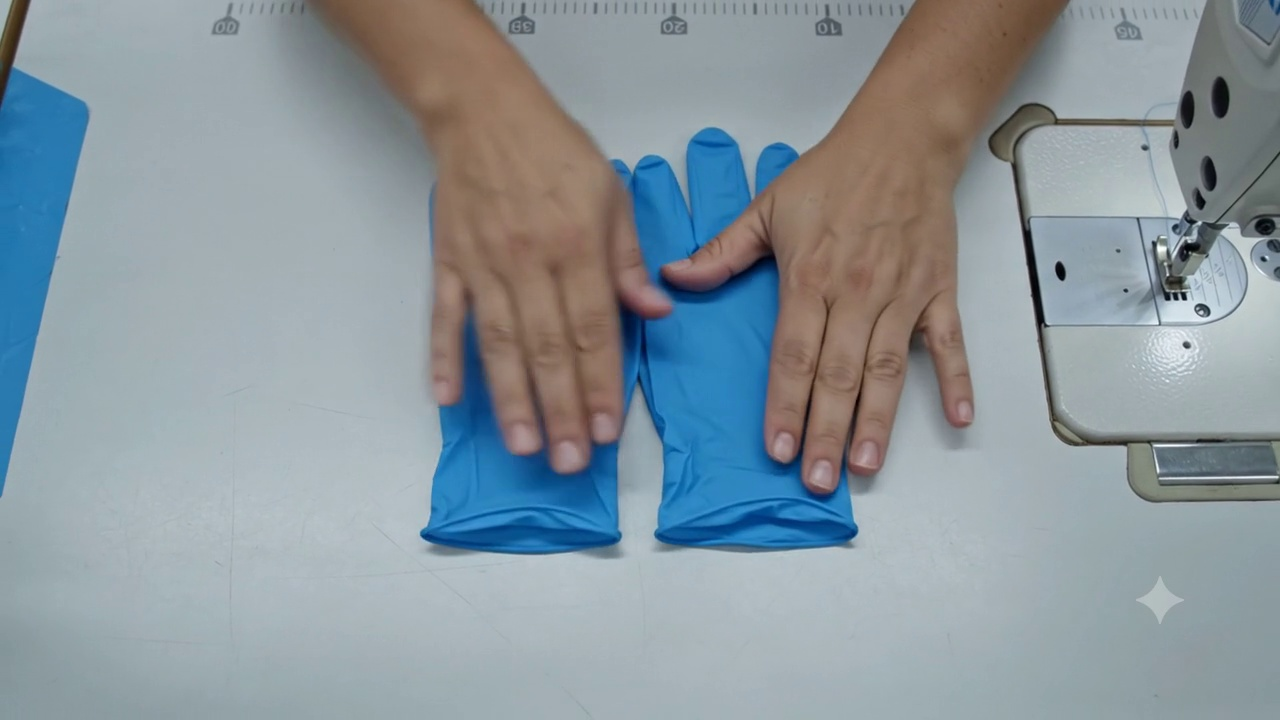
#> input picture temp_frame.jpg, 1280 x 720 px; its folder holds only this picture in this run
$ python -i local_vision.py   (imports and definitions only)
#> lines starting #> are read from the running program, lines starting #| are printed output that depends on the picture; after the words box and inside, x2 and y2 are one past the last pixel; in counts of white or black regions, pixels touching at a corner belong together
#> further down, picture is the input picture: shape (720, 1280, 3); mean B, G, R 157.1, 150.5, 138.7
"""
local_vision.py
================
Substitui completamente a dependencia do Roboflow Workflow API.

Gera objetos `Detection` (mesma classe usada no main.py: class_name,
confidence, bbox) a partir de visao computacional 100% local:

    - Deteccao de MAO  -> MediaPipe Hand Landmarker (modelo local .task)
    - Deteccao de LUVA -> segmentacao de cor (HSV) + tracking por centroide
                          + heuristica geometrica (aspect ratio / area) para
                          diferenciar "luva_aberta" de "luva_dobrada"
    - ZONAS (caixas)   -> NAO sao detectadas por classificador; sao
                          regioes (ROIs) configuraveis, desenhadas
                          visualmente no frontend (StationZonesPage) e
                          salvas na tabela "zones" do Supabase. Cada
                          zona tem um zone_type (ex.: PACKAGING_BOX,
                          DISCARD_BOX) e so' emite deteccao quando uma
                          luva JA CONFIRMADA COMO DOBRADA tem seu
                          centroide dentro dela. Isso reproduz
                          fielmente o evento "detectar quando a luva
                          dobrada e' colocada dentro da caixa
                          [de embalagem/descarte]" (e nao apenas
                          "caixa esta visivel", que e' sempre
                          verdade numa camera fixa).

Este modulo foi desenhado para ser um DROP-IN replacement de
`run_workflow_api()`: a funcao `detect_local(frame)` devolve
`List[Detection]` com os MESMOS nomes de classe que o main.py ja
espera (HAND_CLASSES / GLOVE_CLASSES / PACKAGING_CLASSES /
DISCARD_CLASSES), entao o CycleManager, EventWriter,
ProductionRepository e Supabase NAO precisam mudar quando as zonas
sao alteradas — so' o que muda e' QUAIS zonas existem, vindas do
banco.

Quando um modelo YOLO local (.pt) treinado especificamente para essa
operacao estiver disponivel, basta substituir o corpo de
`GloveDetector.detect()` (e opcionalmente `HandDetector.detect()`)
pela inferencia do YOLO, mantendo o mesmo contrato de retorno.
"""

import os
import time
import urllib.request
from dataclasses import dataclass, field
from typing import Dict, List, Optional, Tuple

import cv2
import numpy as np

# ============================================================
# Detection (mesma interface do main.py)
# ============================================================
# Importado de dentro do main.py em tempo de execucao para evitar
# import circular; aqui recriamos a mesma dataclass de forma
# independente e o main.py usa esta versao unica (ver integracao).


@dataclass
class Detection:
    class_name: str
    confidence: float
    bbox: Tuple[int, int, int, int]

    # [4 lines left out: function center, not called in this run]


# ============================================================
# CONFIGURACOES (todas via .env, com defaults calibrados no
# video de teste enviado — ajuste para a camera real)
# ============================================================

# --- MediaPipe Hand Landmarker ---
HAND_MODEL_PATH = os.getenv("HAND_MODEL_PATH", "hand_landmarker.task")
HAND_MODEL_URL = (
    "https://storage.googleapis.com/mediapipe-models/hand_landmarker/"
    "hand_landmarker/float16/1/hand_landmarker.task"
)
HAND_MIN_DETECTION_CONFIDENCE = float(
    os.getenv("HAND_MIN_DETECTION_CONFIDENCE", "0.5")
)
HAND_MAX_NUM_HANDS = int(os.getenv("HAND_MAX_NUM_HANDS", "2"))
HAND_BBOX_MARGIN_PX = int(os.getenv("HAND_BBOX_MARGIN_PX", "25"))

# --- Segmentacao de cor da luva (HSV) ---
# Default calibrado para luva VERDE. Se a luva real for de outra cor,
# ajuste GLOVE_HSV_LOWER / GLOVE_HSV_UPPER no .env (formato "H,S,V").
GLOVE_HSV_LOWER = np.array(
    [int(v) for v in os.getenv("GLOVE_HSV_LOWER", "40,40,40").split(",")]
)
GLOVE_HSV_UPPER = np.array(
    [int(v) for v in os.getenv("GLOVE_HSV_UPPER", "90,255,255").split(",")]
)
GLOVE_MIN_AREA_PX = int(os.getenv("GLOVE_MIN_AREA_PX", "1200"))

# --- Heuristica aberta -> dobrada ---
# Luva "aberta" tem aspect ratio alto (comprida/esticada).
# Luva "dobrada" fica mais compacta: aspect ratio cai E a area cai em
# relacao a maior area ja observada para aquele objeto rastreado.
GLOVE_OPEN_ASPECT_MIN = float(os.getenv("GLOVE_OPEN_ASPECT_MIN", "1.5"))
GLOVE_FOLDED_ASPECT_MAX = float(os.getenv("GLOVE_FOLDED_ASPECT_MAX", "1.3"))
GLOVE_FOLDED_AREA_RATIO_MAX = float(
    os.getenv("GLOVE_FOLDED_AREA_RATIO_MAX", "0.65")
)
GLOVE_FOLD_CONFIRM_FRAMES = int(os.getenv("GLOVE_FOLD_CONFIRM_FRAMES", "3"))

# --- Tracking simples por centroide (para nao contar a mesma luva 2x) ---
TRACK_MAX_DISTANCE_PX = int(os.getenv("TRACK_MAX_DISTANCE_PX", "120"))
TRACK_MAX_MISSED_FRAMES = int(os.getenv("TRACK_MAX_MISSED_FRAMES", "10"))

# --- Margem extra ao redor de cada zona de caixa para considerar que
# a MAO ainda esta "na caixa" (segurando/soltando a luva). Sem essa
# margem, a mao sairia da deteccao um pouco antes do previsto porque
# a ROI da caixa e' desenhada nas bordas internas do papelao.
HAND_BOX_MARGIN_PX = int(os.getenv("HAND_BOX_MARGIN_PX", "40"))


# ============================================================
# ZONAS DINAMICAS (vindas do Supabase, configuradas no frontend)
# ============================================================
# Cada zona: {"id":..., "name":..., "zone_type":..., "frac": (x1,y1,x2,y2)}
# "frac" esta em 0..1, independente da resolucao real do frame — o
# frontend salva coordinates em PORCENTAGEM (0..100) e o main.py
# converte para fracao (0..1) antes de chamar configure_zones().

_ZONES: List[dict] = []

# Fallback: se nenhuma zona vier do Supabase (ex.: banco offline, ou
# estacao ainda sem nenhuma zona cadastrada), usa o BOX_ROI do .env
# como uma unica zona do tipo PACKAGING_BOX, pra nao quebrar
# setups antigos/testes locais sem banco.
_fallback_roi_raw = os.getenv("BOX_ROI", "0.62,0.10,1.0,1.0")
_FALLBACK_ZONE = {
    "id": None,
    "name": "fallback_env (BOX_ROI)",
    "zone_type": "PACKAGING_BOX",
    "frac": tuple(float(v) for v in _fallback_roi_raw.split(",")),
}

# Mapeia o zone_type (igual ao que o frontend salva na coluna
# "zone_type" da tabela "zones") para a classe de deteccao que o
# CycleManager (main.py) reconhece via PACKAGING_CLASSES /
# DISCARD_CLASSES. Zonas com zone_type nao mapeado aqui (ex.:
# INSPECTION, DANGER, STORAGE, ASSEMBLY) sao ignoradas pela logica
# de ciclo, mas continuam sendo desenhadas no streaming.
ZONE_TYPE_CLASS_MAP: Dict[str, str] = {
    "PACKAGING_BOX": "caixa_embalagem",
    "DISCARD_BOX": "caixa_descarte",
}


# [7 lines left out: function configure_zones, not called in this run]


def _active_zones() -> List[dict]:
    """Zonas configuradas via Supabase, ou o fallback do .env se
    nao houver nenhuma."""

    return _ZONES if _ZONES else [_FALLBACK_ZONE]


def _zone_pixels(zone: dict, frame_shape) -> Tuple[int, int, int, int]:
    h_frame, w_frame = frame_shape[:2]
    x1, y1, x2, y2 = zone["frac"]
    return (
        int(x1 * w_frame),
        int(y1 * h_frame),
        int(x2 * w_frame),
        int(y2 * h_frame),
    )


# ============================================================
# HAND DETECTOR (MediaPipe Tasks - HandLandmarker, 100% local)
# ============================================================

class HandDetector:
    """Detecta maos usando o MediaPipe Hand Landmarker (modelo local)."""

    # [104 lines left out: functions __init__, _ensure_model, _load_detector, detect, not called in this run]


# ============================================================
# TRACKING SIMPLES POR CENTROIDE (evita contar a mesma luva 2x)
# ============================================================

@dataclass
class GloveTrack:
    track_id: int
    bbox: Tuple[int, int, int, int]
    center: Tuple[int, int]
    max_area: float
    consecutive_folded_frames: int = 0
    folded_confirmed: bool = False
    missed_frames: int = 0
    last_seen_monotonic: float = field(default_factory=time.monotonic)


class GloveTracker:
    """Tracker por centroide (leve, sem dependencias externas).

    Suficiente aqui porque tipicamente ha' NO MAXIMO UMA luva relevante
    em cena por vez. Mantem o estado (area maxima ja vista, quantos
    frames consecutivos em formato "dobrado") por ID persistente, o
    que e' a base da logica temporal pedida (nao contar a mesma luva
    varias vezes, e so' considerar "dobrada" apos evolucao real a
    partir do estado "aberta").
    """

    def __init__(self):
        self._tracks: dict[int, GloveTrack] = {}
        self._next_id = 1

    def update(self, raw_boxes: List[Tuple[int, int, int, int, float]]):
        """raw_boxes: lista de (x1,y1,x2,y2,area) detectados neste frame.

        Retorna lista de (track, is_new) para os tracks atualizados
        neste frame.
        """
        updated = []
        used_track_ids = set()

        for (x1, y1, x2, y2, area) in raw_boxes:
            cx, cy = int((x1 + x2) / 2), int((y1 + y2) / 2)

            best_id = None
            best_dist = TRACK_MAX_DISTANCE_PX

            for tid, track in self._tracks.items():
                if tid in used_track_ids:
                    continue
                tcx, tcy = track.center
                dist = ((cx - tcx) ** 2 + (cy - tcy) ** 2) ** 0.5
                if dist < best_dist:
                    best_dist = dist
                    best_id = tid

            if best_id is not None:
                track = self._tracks[best_id]
                track.bbox = (x1, y1, x2, y2)
                track.center = (cx, cy)
                track.max_area = max(track.max_area, area)
                track.missed_frames = 0
                track.last_seen_monotonic = time.monotonic()
                used_track_ids.add(best_id)
                updated.append((track, False))
            else:
                new_track = GloveTrack(
                    track_id=self._next_id,
                    bbox=(x1, y1, x2, y2),
                    center=(cx, cy),
                    max_area=area,
                )
                self._tracks[self._next_id] = new_track
                used_track_ids.add(self._next_id)
                updated.append((new_track, True))
                self._next_id += 1

        # Envelhece tracks nao vistos neste frame; remove os antigos.
        stale_ids = []
        for tid, track in self._tracks.items():
            if tid not in used_track_ids:
                track.missed_frames += 1
                if track.missed_frames > TRACK_MAX_MISSED_FRAMES:
                    stale_ids.append(tid)

        for tid in stale_ids:
            del self._tracks[tid]

        return updated


# ============================================================
# GLOVE DETECTOR (segmentacao HSV + tracking + heuristica de dobra
# + verificacao contra as ZONAS dinamicas do Supabase)
# ============================================================

class GloveDetector:
    """Detecta a luva por cor e classifica o estado (aberta/dobrada).

    Substituivel no futuro por um YOLO treinado: basta trocar o corpo
    de `_segment()` por inferencia do modelo e manter o resto (o
    tracking + heuristica de dobra + verificacao de zonas continuam
    validos mesmo com boxes vindas de um YOLO real).
    """

    def __init__(self):
        self.tracker = GloveTracker()

    def _segment(self, frame_bgr) -> List[Tuple[int, int, int, int, float]]:
        hsv = cv2.cvtColor(frame_bgr, cv2.COLOR_BGR2HSV)
#> hsv: shape (720, 1280, 3); mean H, S, V 84.4, 53.9, 164.7
        mask = cv2.inRange(hsv, GLOVE_HSV_LOWER, GLOVE_HSV_UPPER)
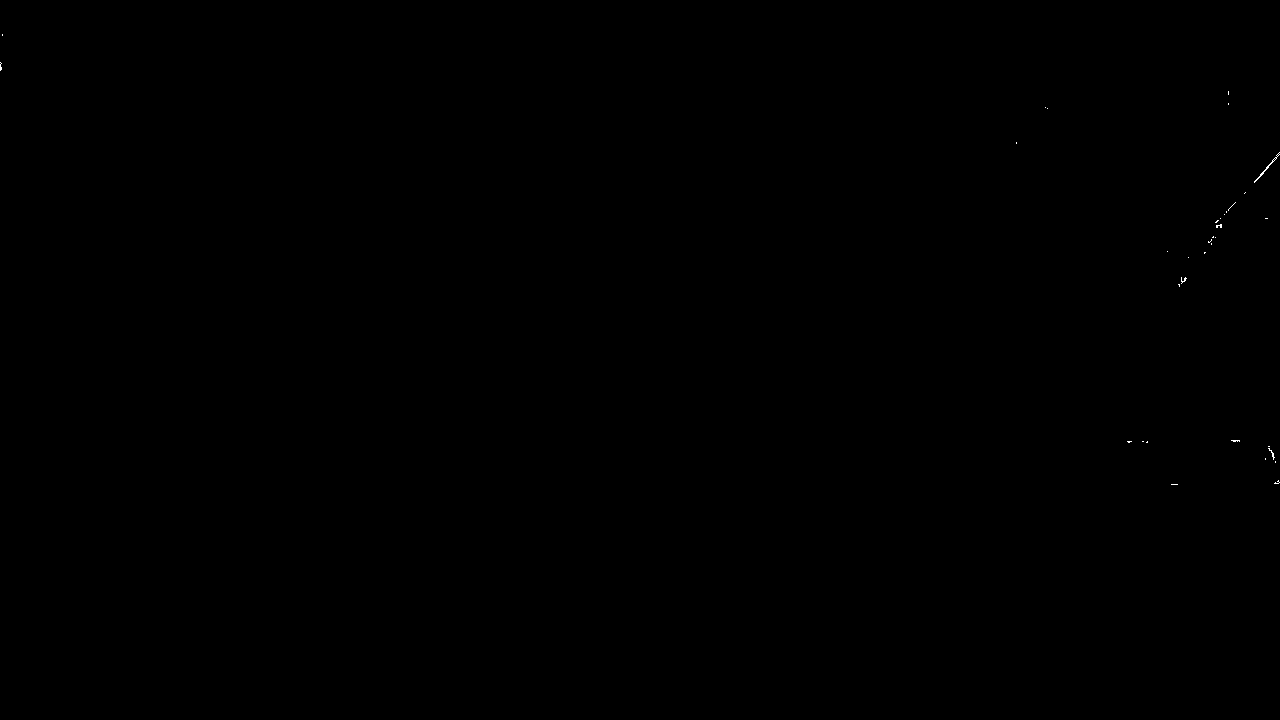
#> mask: shape (720, 1280); 0.03% white in thin lines or dots, all inside (x1, y1, x2, y2) = (0, 34, 1280, 485)
        mask = cv2.morphologyEx(
            mask, cv2.MORPH_OPEN, np.ones((5, 5), np.uint8)
        )
#> mask: shape (720, 1280); every value is 0
        mask = cv2.morphologyEx(
            mask, cv2.MORPH_CLOSE, np.ones((9, 9), np.uint8)
        )

        contours, _ = cv2.findContours(
            mask, cv2.RETR_EXTERNAL, cv2.CHAIN_APPROX_SIMPLE
        )
#> contours = []

        boxes = []
        for c in contours:
            area = cv2.contourArea(c)
            if area < GLOVE_MIN_AREA_PX:
                continue
            x, y, w, h = cv2.boundingRect(c)
            boxes.append((x, y, x + w, y + h, area))
#> this loop made 0 passes
#> after the loop, boxes = []

        return boxes

    def detect(self, frame_bgr) -> List[Detection]:
        raw_boxes = self._segment(frame_bgr)
#> raw_boxes = []
        tracked = self.tracker.update(raw_boxes)
#> after the loop in update, `for (x1, y1, x2, y2, area) in raw_boxes:`: self._next_id = 1; self._tracks = 0 items; updated = []; used_track_ids = 0 items
#> after the loop in update, `for tid, track in self._tracks.items():`: stale_ids = []
#> tracked = []

        # Zonas ativas neste frame, ja convertidas para pixels (uma
        # unica vez por frame, nao por track).
        zone_pixels = [
            (_zone_pixels(z, frame_bgr.shape), z["zone_type"])
            for z in _active_zones()
        ]

        detections = []

        for track, _is_new in tracked:
            x1, y1, x2, y2 = track.bbox
            w = x2 - x1
            h = y2 - y1
            if h == 0:
                continue

            area = float(w * h)
            aspect = w / h

            area_ratio = (
                area / track.max_area if track.max_area > 0 else 1.0
            )

            is_folded_now = (
                aspect <= GLOVE_FOLDED_ASPECT_MAX
                and area_ratio <= GLOVE_FOLDED_AREA_RATIO_MAX
            )

            if is_folded_now:
                track.consecutive_folded_frames += 1
            else:
                track.consecutive_folded_frames = 0

            if track.consecutive_folded_frames >= GLOVE_FOLD_CONFIRM_FRAMES:
                track.folded_confirmed = True

            if track.folded_confirmed:
                class_name = "luva_dobrada"
            elif aspect >= GLOVE_OPEN_ASPECT_MIN:
                class_name = "luva_aberta"
            else:
                # estado intermediario (sendo dobrada agora)
                class_name = "luva_aberta"

            detections.append(
                Detection(
                    class_name=class_name,
                    confidence=0.9,
                    bbox=track.bbox,
                )
            )

            # Evento-chave: luva JA CONFIRMADA COMO DOBRADA cujo
            # centroide cai dentro de ALGUMA zona configurada no
            # Supabase -> emite a classe correspondente ao
            # zone_type daquela zona especifica (embalagem,
            # descarte, ...). Uma luva so' pode estar em uma zona
            # por vez, entao paramos no primeiro match.
            if track.folded_confirmed:
                cx, cy = track.center

                for (bx1, by1, bx2, by2), zone_type in zone_pixels:

                    if bx1 <= cx <= bx2 and by1 <= cy <= by2:

                        mapped_class = ZONE_TYPE_CLASS_MAP.get(zone_type)

                        if mapped_class:
                            detections.append(
                                Detection(
                                    class_name=mapped_class,
                                    confidence=0.9,
                                    bbox=track.bbox,
                                )
                            )

                        break
#> after the loop, detections = []

        return detections

    # [9 lines left out: function zones_pixels, not called in this run]


# ============================================================
# API PUBLICA — drop-in replacement de run_workflow_api()
# ============================================================

_hand_detector: Optional[HandDetector] = None
_glove_detector: Optional[GloveDetector] = None


# [73 lines left out: functions _get_detectors, detect_local, get_zones_pixels, not called in this run]

>>> import cv2
>>> picture = cv2.imread('temp_frame.jpg')
>>> result = GloveDetector().detect(picture)
#> result = []
